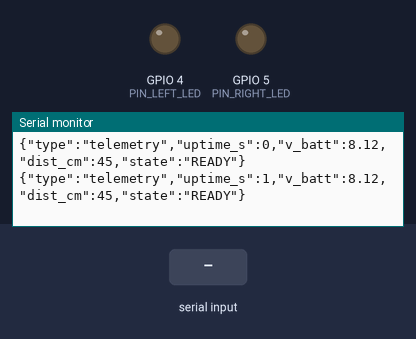
Simulated run of this program. Board: ESP32-S3. On the bench: output pins drawn as LEDs (lit = HIGH), the last lines printed to the serial monitor. Inputs (shaded band) come from the test bench.

Above: at 1.2 s.
1.3 s: "motion\n" received over Serial
At 1.46 s:
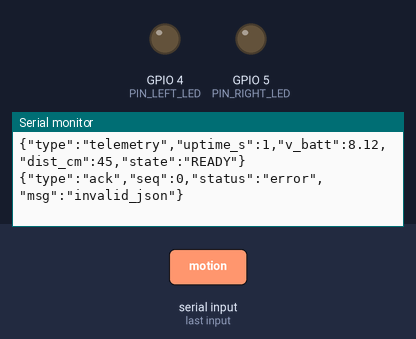
2.8 s: "1\n" received over Serial
At 2.96 s:
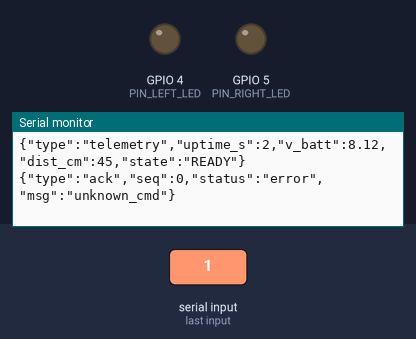
Timing chart, 0 to 5.8 s (numbered marks = the images above; inputs shaded):
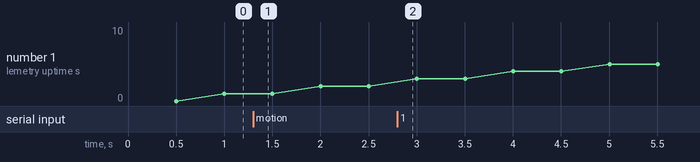

Measured:
- after the input at 1.3 s, the serial monitor: prints a new line at once (image 1)
- after the input at 2.8 s, the serial monitor: prints a new line at once (image 2)

The program:

main.cpp
```cpp
/**
 * @file main.cpp
 * @brief ESP32-S3 面包板阶段最小验证固件
 *
 * 硬件说明：
 * - 左右轮各用一个普通 LED 模拟：
 *   - 左轮指示灯：GPIO 4 (串联 220Ω~1kΩ 电阻接地)
 *   - 右轮指示灯：GPIO 5 (串联 220Ω~1kΩ 电阻接地)
 * - 通信方式：USB CDC / UART0 串口（115200 波特率）
 *
 * 功能：
 * 1. 监听并解析 JSON 控制指令 (motion, stop, ping)
 * 2. 硬件看门狗超时保护：到达指定 time_ms 自动熄灯刹车并上报 motion_done
 * 3. 5Hz 周期性模拟遥测包上报
 */

#include <Arduino.h>
#include <ArduinoJson.h>

// 兼容 ArduinoJson v6 与 v7 内存模型
#if ARDUINOJSON_VERSION_MAJOR >= 7
    #define JSON_DOC(name, size) JsonDocument name
#else
    #define JSON_DOC(name, size) StaticJsonDocument<size> name
#endif

// 引脚定义 (可根据实际面包板接线修改)
constexpr int PIN_LEFT_LED  = 4;
constexpr int PIN_RIGHT_LED = 5;

// 状态机
enum State {
    STATE_READY,
    STATE_MOVING,
    STATE_ALARM
};

State currentState = STATE_READY;
unsigned long motionDeadline = 0;
unsigned long lastTelemetryTime = 0;
int lastSeq = 0;

void applyMotion(int leftSpeed, int rightSpeed) {
    // 面包板阶段：使用数字高低电平或简易亮度模拟车轮驱动
    digitalWrite(PIN_LEFT_LED, leftSpeed != 0 ? HIGH : LOW);
    digitalWrite(PIN_RIGHT_LED, rightSpeed != 0 ? HIGH : LOW);
}

void stopCar() {
    digitalWrite(PIN_LEFT_LED, LOW);
    digitalWrite(PIN_RIGHT_LED, LOW);
    currentState = STATE_READY;
}

void sendAck(int seq, const char* status, const char* msg = nullptr) {
    JSON_DOC(doc, 128);
    doc["type"] = "ack";
    doc["seq"] = seq;
    doc["status"] = status;
    if (msg) doc["msg"] = msg;
    serializeJson(doc, Serial);
    Serial.println();
}

void sendEvent(const char* eventName, int seq) {
    JSON_DOC(doc, 128);
    doc["type"] = "event";
    doc["event"] = eventName;
    doc["seq"] = seq;
    serializeJson(doc, Serial);
    Serial.println();
}

void sendTelemetry() {
    JSON_DOC(doc, 192);
    doc["type"] = "telemetry";
    doc["uptime_s"] = millis() / 1000;
    doc["v_batt"] = 8.12;       // 面包板阶段模拟满电 2S 电池 (8.12V)
    doc["dist_cm"] = 45.0;      // 模拟前方无障碍物
    doc["state"] = (currentState == STATE_MOVING) ? "MOVING" : "READY";
    serializeJson(doc, Serial);
    Serial.println();
}

void handleCommand(const String& line) {
    JSON_DOC(doc, 256);
    DeserializationError err = deserializeJson(doc, line);
    if (err) {
        sendAck(0, "error", "invalid_json");
        return;
    }

    const char* cmd = doc["cmd"] | "";
    int seq = doc["seq"] | 0;

    if (strcmp(cmd, "motion") == 0) {
        int left = doc["left"] | 0;
        int right = doc["right"] | 0;
        int timeMs = doc["time_ms"] | 1000;

        // 参数合法性边界约束
        if (timeMs < 50 || timeMs > 10000) {
            sendAck(seq, "error", "time_ms out of bounds [50, 10000]");
            return;
        }

        applyMotion(left, right);
        currentState = STATE_MOVING;
        motionDeadline = millis() + timeMs;
        lastSeq = seq;
        sendAck(seq, "ok");

    } else if (strcmp(cmd, "stop") == 0) {
        stopCar();
        sendAck(seq, "ok");

    } else if (strcmp(cmd, "ping") == 0) {
        sendAck(seq, "pong");

    } else {
        sendAck(seq, "error", "unknown_cmd");
    }
}

void setup() {
    Serial.begin(115200);
    pinMode(PIN_LEFT_LED, OUTPUT);
    pinMode(PIN_RIGHT_LED, OUTPUT);
    stopCar();
}

void loop() {
    // 1. 检查串口是否有完整的一行 JSON
    if (Serial.available() > 0) {
        String line = Serial.readStringUntil('\n');
        line.trim();
        if (line.length() > 0) {
            handleCommand(line);
        }
    }

    // 2. 防御性安全检查：超时自动刹车
    if (currentState == STATE_MOVING && millis() >= motionDeadline) {
        stopCar();
        sendEvent("motion_done", lastSeq);
    }

    // 3. 周期性上报遥测数据 (每 500ms 一次，避免刷屏)
    if (millis() - lastTelemetryTime >= 500) {
        lastTelemetryTime = millis();
        sendTelemetry();
    }
}
```
